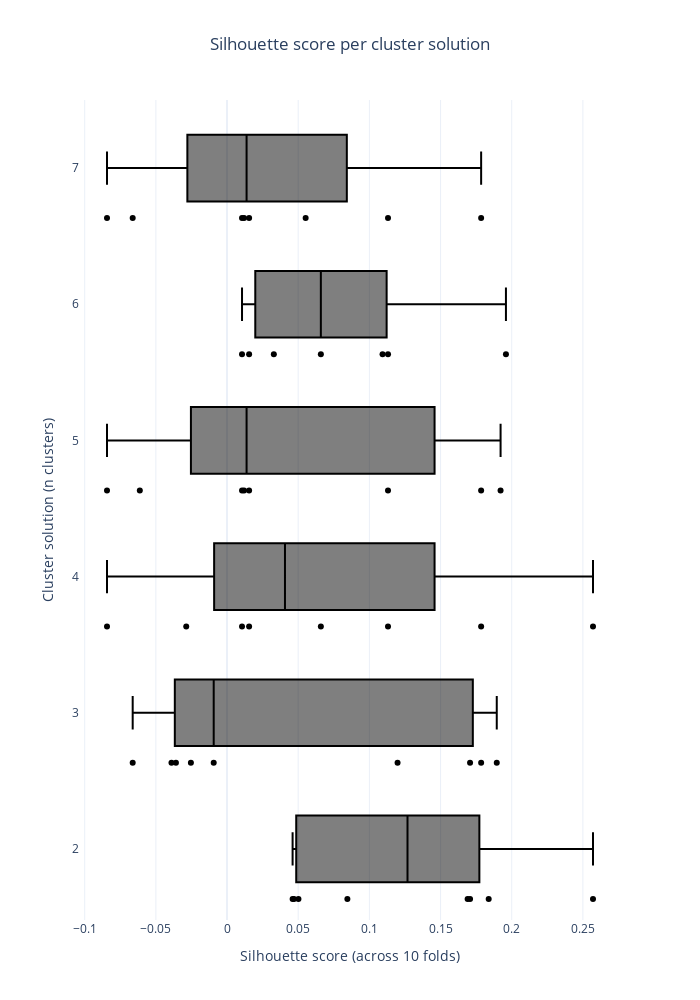

Notebook cell for this chart:
### Code cell
plot_cluster_silhouette(interactive=True)

### Figure 1 — Plotly figure (JSON) as saved in the notebook; plotly's stock layout.template omitted (floating-point values rounded to 4 significant figures)
{"data": [{"boxpoints": "all", "jitter": 0, "marker": {"color": "black"}, "name": "2", "orientation": "h", "type": "box", "x": [0.05017, 0.04606, 0.2571, 0.08454, 0.04705, 0.169, 0.1707, 0.1838]}, {"boxpoints": "all", "jitter": 0, "marker": {"color": "black"}, "name": "3", "orientation": "h", "type": "box", "x": [0.1895, 0.1785, -0.02538, 0.1198, -0.06627, -0.0359, -0.03903, 0.1707, -0.009363]}, {"boxpoints": "all", "jitter": 0, "marker": {"color": "black"}, "name": "4", "orientation": "h", "type": "box", "x": [0.0155, 0.1785, -0.02867, 0.2571, 0.06591, 0.1131, 0.01053, -0.08433]}, {"boxpoints": "all", "jitter": 0, "marker": {"color": "black"}, "name": "5", "orientation": "h", "type": "box", "x": [0.0155, 0.1785, -0.06127, 0.1922, 0.01197, 0.1131, 0.01053, -0.08433]}, {"boxpoints": "all", "jitter": 0, "marker": {"color": "black"}, "name": "6", "orientation": "h", "type": "box", "x": [0.0155, 0.1959, 0.06591, 0.03288, 0.1131, 0.01053, 0.1093]}, {"boxpoints": "all", "jitter": 0, "marker": {"color": "black"}, "name": "7", "orientation": "h", "type": "box", "x": [0.0155, 0.1785, 0.05523, -0.06627, 0.01197, 0.1131, 0.01053, -0.08433]}], "layout": {"autosize": false, "height": 1000, "showlegend": false, "title": {"text": "Silhouette score per cluster solution", "x": 0.5}, "width": 700, "xaxis": {"title": {"text": "Silhouette score (across 10 folds)"}}, "yaxis": {"tickvals": [2, 3, 4, 5, 6, 7, 8, 9, 10, 11, 12, 13, 14, 15], "title": {"text": "Cluster solution (n clusters)"}}}}
